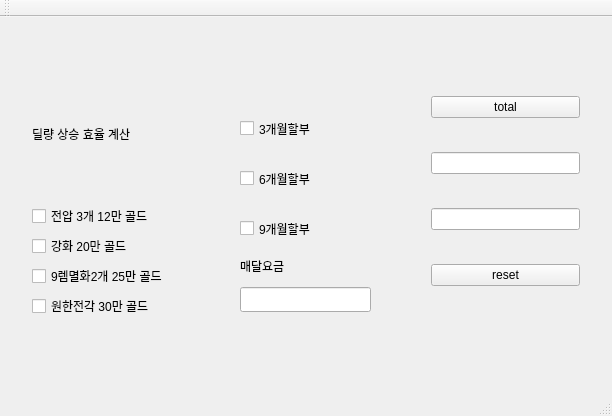
<?xml version="1.0" encoding="UTF-8"?>
<ui version="4.0">
 <class>CheckBox</class>
 <widget class="QMainWindow" name="CheckBox">
  <property name="geometry">
   <rect>
    <x>0</x>
    <y>0</y>
    <width>612</width>
    <height>416</height>
   </rect>
  </property>
  <property name="windowTitle">
   <string>CheckBox</string>
  </property>
  <widget class="QWidget" name="centralWidget">
   <widget class="QCheckBox" name="checkBox_5">
    <property name="geometry">
     <rect>
      <x>240</x>
      <y>100</y>
      <width>92</width>
      <height>23</height>
     </rect>
    </property>
    <property name="text">
     <string>3개월할부</string>
    </property>
   </widget>
   <widget class="QCheckBox" name="checkBox_6">
    <property name="geometry">
     <rect>
      <x>240</x>
      <y>150</y>
      <width>92</width>
      <height>23</height>
     </rect>
    </property>
    <property name="text">
     <string>6개월할부</string>
    </property>
   </widget>
   <widget class="QCheckBox" name="checkBox_7">
    <property name="geometry">
     <rect>
      <x>240</x>
      <y>200</y>
      <width>92</width>
      <height>23</height>
     </rect>
    </property>
    <property name="text">
     <string>9개월할부</string>
    </property>
   </widget>
   <widget class="QLineEdit" name="lineEdit_3">
    <property name="geometry">
     <rect>
      <x>240</x>
      <y>270</y>
      <width>131</width>
      <height>25</height>
     </rect>
    </property>
   </widget>
   <widget class="QLabel" name="label_2">
    <property name="geometry">
     <rect>
      <x>240</x>
      <y>240</y>
      <width>67</width>
      <height>17</height>
     </rect>
    </property>
    <property name="text">
     <string>매달요금</string>
    </property>
   </widget>
   <widget class="QWidget" name="">
    <property name="geometry">
     <rect>
      <x>420</x>
      <y>40</y>
      <width>171</width>
      <height>271</height>
     </rect>
    </property>
    <layout class="QVBoxLayout" name="verticalLayout">
     <item>
      <widget class="QPushButton" name="pushButton">
       <property name="text">
        <string>total</string>
       </property>
      </widget>
     </item>
     <item>
      <widget class="QLineEdit" name="lineEdit"/>
     </item>
     <item>
      <widget class="QLineEdit" name="lineEdit_2"/>
     </item>
     <item>
      <widget class="QPushButton" name="pushButton_2">
       <property name="text">
        <string>reset</string>
       </property>
      </widget>
     </item>
    </layout>
   </widget>
   <widget class="QWidget" name="">
    <property name="geometry">
     <rect>
      <x>21</x>
      <y>41</y>
      <width>181</width>
      <height>271</height>
     </rect>
    </property>
    <layout class="QVBoxLayout" name="verticalLayout_2">
     <item>
      <widget class="QLabel" name="label">
       <property name="text">
        <string>딜량 상승 효율 계산</string>
       </property>
      </widget>
     </item>
     <item>
      <widget class="QCheckBox" name="checkBox">
       <property name="text">
        <string>전압 3개 12만 골드</string>
       </property>
      </widget>
     </item>
     <item>
      <widget class="QCheckBox" name="checkBox_2">
       <property name="text">
        <string>강화 20만 골드</string>
       </property>
      </widget>
     </item>
     <item>
      <widget class="QCheckBox" name="checkBox_3">
       <property name="text">
        <string>9렙멸화2개 25만 골드</string>
       </property>
      </widget>
     </item>
     <item>
      <widget class="QCheckBox" name="checkBox_4">
       <property name="text">
        <string>원한전각 30만 골드</string>
       </property>
      </widget>
     </item>
    </layout>
   </widget>
  </widget>
  <widget class="QMenuBar" name="menuBar">
   <property name="geometry">
    <rect>
     <x>0</x>
     <y>0</y>
     <width>612</width>
     <height>22</height>
    </rect>
   </property>
  </widget>
  <widget class="QToolBar" name="mainToolBar">
   <attribute name="toolBarArea">
    <enum>TopToolBarArea</enum>
   </attribute>
   <attribute name="toolBarBreak">
    <bool>false</bool>
   </attribute>
  </widget>
  <widget class="QStatusBar" name="statusBar"/>
 </widget>
 <layoutdefault spacing="6" margin="11"/>
 <resources/>
 <connections/>
</ui>
